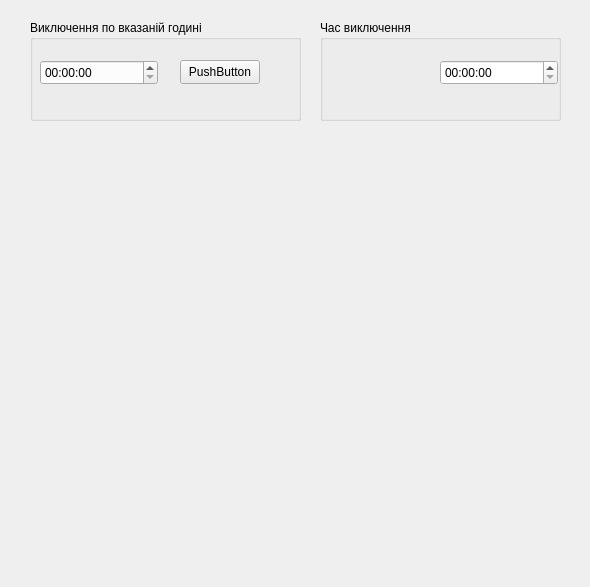
<?xml version="1.0" encoding="UTF-8"?>
<ui version="4.0">
 <class>Widget</class>
 <widget class="QWidget" name="Widget">
  <property name="geometry">
   <rect>
    <x>0</x>
    <y>0</y>
    <width>590</width>
    <height>587</height>
   </rect>
  </property>
  <property name="windowTitle">
   <string>Widget</string>
  </property>
  <widget class="QTimeEdit" name="timeEdit">
   <property name="geometry">
    <rect>
     <x>40</x>
     <y>60</y>
     <width>118</width>
     <height>25</height>
    </rect>
   </property>
  </widget>
  <widget class="QPushButton" name="pushButton">
   <property name="geometry">
    <rect>
     <x>180</x>
     <y>60</y>
     <width>80</width>
     <height>24</height>
    </rect>
   </property>
   <property name="text">
    <string>PushButton</string>
   </property>
  </widget>
  <widget class="QLabel" name="label">
   <property name="geometry">
    <rect>
     <x>40</x>
     <y>30</y>
     <width>181</width>
     <height>16</height>
    </rect>
   </property>
   <property name="text">
    <string/>
   </property>
  </widget>
  <widget class="QGroupBox" name="groupBox">
   <property name="geometry">
    <rect>
     <x>30</x>
     <y>20</y>
     <width>271</width>
     <height>101</height>
    </rect>
   </property>
   <property name="title">
    <string>Виключення по вказаній годині</string>
   </property>
  </widget>
  <widget class="QGroupBox" name="groupBox_2">
   <property name="geometry">
    <rect>
     <x>320</x>
     <y>20</y>
     <width>241</width>
     <height>101</height>
    </rect>
   </property>
   <property name="title">
    <string>Час виключення</string>
   </property>
   <widget class="QTimeEdit" name="timeEdit_2">
    <property name="geometry">
     <rect>
      <x>120</x>
      <y>40</y>
      <width>118</width>
      <height>25</height>
     </rect>
    </property>
   </widget>
  </widget>
  <zorder>groupBox_2</zorder>
  <zorder>timeEdit</zorder>
  <zorder>pushButton</zorder>
  <zorder>label</zorder>
  <zorder>groupBox</zorder>
 </widget>
 <resources/>
 <connections/>
</ui>
